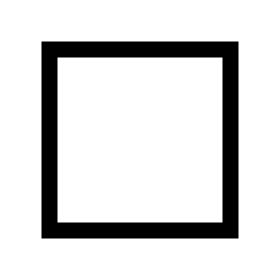
Frame 1 (no input)
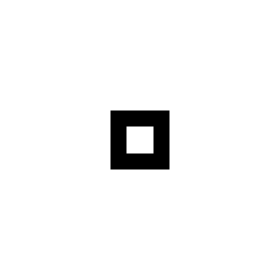
Frame 60 (the mouse pressed at the canvas centre just before this capture)
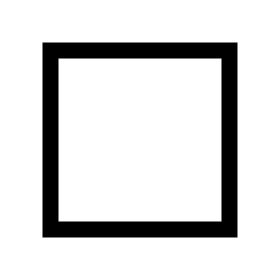
Frame 120 (the mouse held since frame 60 and released just before this capture)

The Processing sketch that drew these frames (run headless with seeded random() and noise(); from frame 60 on, the mouse is pressed at the canvas centre):

// Processing sketch: training_generator
// ── training_generator.pde
// Generate Training Data for Autoencoder
// https://github.com/shiffman/ml-for-creative-coding-examples
// https://github.com/shiffman/ML-for-Creative-Coding

// Counter for images generated
int counter = 0;   
 // Target image size (28x28 pixels)
int W = 28;       

void setup() {
  size(280, 280); 
}

void draw() {
  background(255);

  // Draw a randomly sized square at the center
  float r = random(0, width);
  strokeWeight(16);
  rectMode(CENTER);
  square(width / 2, width / 2, r);

  // Resize to 28x28 pixels
  PImage img = get();
  img.resize(W, W);

  // Save the image with sequential numbering
  img.save("data/square" + nf(counter, 4) + ".png");

  // Increment counter
  counter++;

  // Exit after generating 1000 images
  if (counter == 1000) {
    println("Finished generating images.");
    exit();
  }
}
